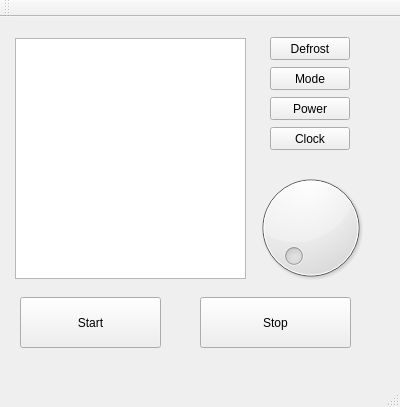
<?xml version="1.0" encoding="UTF-8"?>
<ui version="4.0">
 <class>MainWindow</class>
 <widget class="QMainWindow" name="MainWindow">
  <property name="geometry">
   <rect>
    <x>0</x>
    <y>0</y>
    <width>400</width>
    <height>407</height>
   </rect>
  </property>
  <property name="windowTitle">
   <string>MainWindow</string>
  </property>
  <widget class="QWidget" name="centralWidget">
   <widget class="QDial" name="dial">
    <property name="geometry">
     <rect>
      <x>250</x>
      <y>140</y>
      <width>121</width>
      <height>141</height>
     </rect>
    </property>
   </widget>
   <widget class="QPushButton" name="clockButton">
    <property name="geometry">
     <rect>
      <x>270</x>
      <y>110</y>
      <width>80</width>
      <height>23</height>
     </rect>
    </property>
    <property name="text">
     <string>Clock</string>
    </property>
   </widget>
   <widget class="QPushButton" name="powerButton">
    <property name="geometry">
     <rect>
      <x>270</x>
      <y>80</y>
      <width>80</width>
      <height>23</height>
     </rect>
    </property>
    <property name="text">
     <string>Power</string>
    </property>
   </widget>
   <widget class="QPushButton" name="modeButton">
    <property name="geometry">
     <rect>
      <x>270</x>
      <y>50</y>
      <width>80</width>
      <height>23</height>
     </rect>
    </property>
    <property name="text">
     <string>Mode</string>
    </property>
   </widget>
   <widget class="QPushButton" name="defrostButton">
    <property name="geometry">
     <rect>
      <x>270</x>
      <y>20</y>
      <width>80</width>
      <height>23</height>
     </rect>
    </property>
    <property name="text">
     <string>Defrost</string>
    </property>
   </widget>
   <widget class="QPushButton" name="startButton">
    <property name="geometry">
     <rect>
      <x>20</x>
      <y>280</y>
      <width>141</width>
      <height>51</height>
     </rect>
    </property>
    <property name="text">
     <string>Start</string>
    </property>
   </widget>
   <widget class="QPushButton" name="stopbutton">
    <property name="geometry">
     <rect>
      <x>200</x>
      <y>280</y>
      <width>151</width>
      <height>51</height>
     </rect>
    </property>
    <property name="text">
     <string>Stop</string>
    </property>
   </widget>
   <widget class="QTextBrowser" name="textBrowser">
    <property name="geometry">
     <rect>
      <x>15</x>
      <y>21</y>
      <width>231</width>
      <height>241</height>
     </rect>
    </property>
   </widget>
  </widget>
  <widget class="QMenuBar" name="menuBar">
   <property name="geometry">
    <rect>
     <x>0</x>
     <y>0</y>
     <width>400</width>
     <height>20</height>
    </rect>
   </property>
  </widget>
  <widget class="QToolBar" name="mainToolBar">
   <attribute name="toolBarArea">
    <enum>TopToolBarArea</enum>
   </attribute>
   <attribute name="toolBarBreak">
    <bool>false</bool>
   </attribute>
  </widget>
  <widget class="QStatusBar" name="statusBar"/>
 </widget>
 <layoutdefault spacing="6" margin="11"/>
 <resources/>
 <connections/>
</ui>
